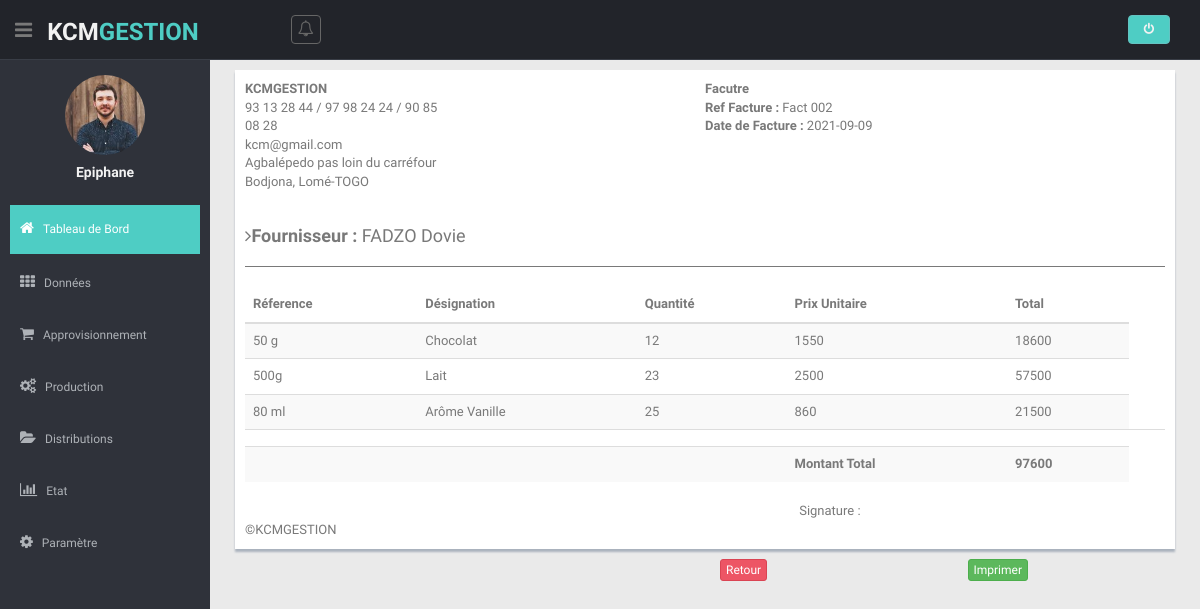
Screenshot of /views/facture_achats.php?idFactureInfo=13 (signed in) with the database file from the repository.
### tables this page shows
CREATE TABLE `users` (
  `id_users` int(11) NOT NULL,
  `username` varchar(64) NOT NULL,
  `email` varchar(64) NOT NULL,
  `password` varchar(128) NOT NULL,
  `dateCreate` date DEFAULT NULL
);

CREATE TABLE `compte` (
  `id_compte` int(11) NOT NULL,
  `nom_societe` varchar(32) NOT NULL,
  `emailSocet` varchar(128) NOT NULL,
  `adresseSociet` varchar(255) NOT NULL,
  `telComp` varchar(255) NOT NULL,
  `produitGest` varchar(64) NOT NULL,
  `user_create` varchar(16) DEFAULT NULL,
  `dateCreate` date DEFAULT NULL
);

CREATE TABLE `facture_achat` (
  `id_fac_ach` int(11) NOT NULL,
  `designation_ach` varchar(64) NOT NULL,
  `dateFactAchat` date DEFAULT NULL,
  `id_fourni` int(11) NOT NULL,
  `id_ing` varchar(255) NOT NULL,
  `user_create` varchar(16) DEFAULT NULL,
  `date_create` date DEFAULT NULL
);

CREATE TABLE `fournisseur` (
  `id_four` int(11) NOT NULL,
  `nom_four` varchar(64) NOT NULL,
  `adresse_four` varchar(128) DEFAULT NULL,
  `tel_four` varchar(255) NOT NULL,
  `typeFourni` varchar(16) NOT NULL,
  `user_create` varchar(32) DEFAULT NULL,
  `date_create` date DEFAULT NULL
);

CREATE TABLE `stock_facture_acht` (
  `id_stock_fac_a` int(11) NOT NULL,
  `id_ing_pro` int(11) NOT NULL,
  `id_fact_ach` int(11) DEFAULT NULL,
  `prixUnitaire_prod` int(11) NOT NULL,
  `quantite_pro_ach` int(11) DEFAULT NULL
);

CREATE TABLE `type_ingrediant` (
  `id_TIng` int(11) NOT NULL,
  `references_ing` varchar(64) NOT NULL,
  `nom_ing` varchar(64) NOT NULL,
  `prixUnitaireIng` int(11) NOT NULL,
  `quantiteIng` int(11) NOT NULL,
  `user_create` varchar(64) DEFAULT NULL,
  `dateCreate` date DEFAULT NULL
);

### models/modelLogin.php (called while the page is built, shortened)
<?php
class DemoLib
{
    public function UserDetails($user_id)
    {
        try {
            $db = dbConnect();
            $query = $db->prepare("SELECT id_users, username, email FROM users WHERE id_users=:id_users");
            $query->bindParam("id_users", $user_id, PDO::PARAM_STR);
            $query->execute();
            if ($query->rowCount() > 0) {
                return $query->fetch(PDO::FETCH_OBJ);
            }
        } catch (PDOException $e) {
            exit($e->getMessage());
        }
    }
}

### models/modelCompte.php (called while the page is built, shortened)
<?php
class ModelCompte
{
    public function getAllCompte()
    {
        try {
            $db = dbConnect();
            $query = $db->prepare("SELECT * FROM compte");
            $query->execute();
            return $query->fetchAll(PDO::FETCH_OBJ);
        } catch (PDOException $e) {
            exit($e->getMessage());
        }
    }
}

### controller/controllerCompte.php (called while the page is built, shortened)
<?php
require  '../models/modelCompte.php';
$comptes = new ModelCompte();
$allCompte = $comptes->getAllCompte();

### models/modelFactureAchat.php (called while the page is built, shortened)
<?php
class ModelFactureAchats
{
    public function getAllFactureAchats($FacD)
    {
        try {
            $db = dbConnect();
            $query = $db->prepare("SELECT * FROM facture_achat,stock_facture_acht,type_ingrediant WHERE facture_achat.id_fac_ach  = stock_facture_acht.id_fact_ach  AND stock_facture_acht.id_ing_pro  = type_ingrediant.id_TIng   AND stock_facture_acht.id_fact_ach  = '" . $FacD . "' ORDER BY designation_ach");
            $query->execute();
            return $query->fetchAll(PDO::FETCH_OBJ);
        } catch (PDOException $e) {
            exit($e->getMessage());
        }
    }
    public function idFactureAchatHead($idFacht)
    {
        try {
            $db = dbConnect();
            $query = $db->prepare("SELECT * FROM facture_achat,fournisseur WHERE facture_achat.id_fourni = fournisseur.id_four AND facture_achat.id_fac_ach  = ?");
            $query->execute(array($idFacht));
            if ($query->rowCount() > 0) {
                return $query->fetch(PDO::FETCH_OBJ);
            }
        } catch (PDOException $e) {
            exit($e->getMessage());
        }
    }
}

### controller/controllerFactureAchat.php (called while the page is built, shortened)
<?php
require  '../models/modelFactureAchat.php';
$factureAchts = new ModelFactureAchats();
if (isset($_GET['idFactureInfo'])) {
    $getOne = $factureAchts->idFactureAchatHead($_GET['idFactureInfo']);
    $allFactAch = $factureAchts->getAllFactureAchats($_GET['idFactureInfo']);
}

### views/facture_achats.php (the view, shortened to what this page needs)
<?php
require('head.php');
require('header.php');
require('sibar.php');
require('../controller/controllerCompte.php');
require('../controller/controllerFactureAchat.php');
?>
<section class="wrapper">
    <div id='sectionAimprimer'>
        <div class="row">
            <div class="col-lg-12">
                <div class="form-panel">
                    <div class="row">
                        <div class="col-xs-6 col-sm-6">
                            <?php foreach ($allCompte as $Compte) :; ?>
                                <div class="row">
                                    <div class="col-xs-6 col-sm-6">
                                        <b><?= $Compte->nom_societe; ?></b>
                                    </div>
                                </div>
                                <div class="row">
                                    <div class="col-xs-6 col-sm-6">
                                        <?= $Compte->telComp; ?> <br>
                                        <?= $Compte->emailSocet; ?><br>
                                        <?= $Compte->adresseSociet; ?>
                                    </div>
                                </div>
                            <?php endforeach ?>
                        </div>
                        <div class="col-xs-6 col-sm-6">
                            <div class="row">
                                <b>Facutre</b><br>
                                <b>Ref Facture : </b><?= $getOne->designation_ach; ?><br>
                                <b>Date de Facture : </b> <?= $getOne->dateFactAchat; ?> <br>
                            </div>
                            <br>
                        </div>
                    </div>
                    <div class="row mt">
                        <div class="col-md-12">
                            <h4>
                                <i class="fa fa-angle-right"></i><b>Fournisseur :</b> <?= $getOne->nom_four; ?>
                            </h4>
                            <hr>
                            <table class="table table-striped table-advance table-hover">
                                <thead>
                                    <tr>
                                        <th>Réference</th>
                                        <th>Désignation</th>
                                        <th>Quantité</th>
                                        <th>Prix Unitaire</th>
                                        <th>Total</th>
                                    </tr>
                                </thead>
                                <tbody>
                                    <?php
                                    $somme = 0;
                                    foreach ($allFactAch as $echo_factureF) : ?>
                                        <tr>
                                            <td><?= $echo_factureF->references_ing; ?></td>
                                            <td><?= $echo_factureF->nom_ing; ?></td>
                                            <td><?= $echo_factureF->quantite_pro_ach; ?></td>
                                            <td><?= $echo_factureF->prixUnitaire_prod; ?></td>
                                            <td><?= $echo_factureF->prixUnitaire_prod * $echo_factureF->quantite_pro_ach;
                                                $somme = $echo_factureF->prixUnitaire_prod * $echo_factureF->quantite_pro_ach + $somme;
                                                ?></td>
                                        </tr>
                                    <?php endforeach; ?>
                                    <tr>
                                        <th></th>
                                        <th></th>
                                        <th></th>
                                        <th></th>
                                        <th></th>
                                        <th></th>
                                    </tr>
                                    <tr>
                                        <th></th>
                                        <th></th>
                                        <th></th>
                                        <th>Montant Total</th>
                                        <th><?= $somme; ?></th>
                                    </tr>
                                </tbody>
                            </table>
                        </div>
                    </div>
                    <div class="row">
                        <div class="col-xs-6 col-sm-7"></div>
                        <div class="col-xs-6 col-sm-3">Signature : </div>
                        <div class="col-xs-6 col-sm-2"></div>
                    </div>
                    &copy;<?= $Compte->nom_societe; ?>
                </div>
            </div>
        </div>
    </div>
    <div class="row">
        <div class="col-xs-6 col-sm-6"></div>
        <div class="col-xs-6 col-sm-3">
            <a href="listeFactureAchat.php" class="btn btn-theme04 btn-xs">Retour</a>
        </div>
        <div class="col-xs-6 col-sm-2">
            <button onClick="imprimer('sectionAimprimer')" class="btn btn-success btn-xs">Imprimer</button>
        </div>
    </div>
    <?php require('foot.php'); ?>

### views/sibar.php (shortened to what this page needs)
<aside>
  <div id="sidebar" class="nav-collapse ">
    <ul class="sidebar-menu" id="nav-accordion">
      <p class="centered"><a href="profile.html"><img src="img/ui-sam.jpg" class="img-circle" width="80"></a></p>
      <h5 class="centered"><?= $user->username;
                            ?></h5>
      <li class="mt">
        <a class="active" href="accueil.php">
          <i class="fa fa-home"></i>
          <span>Tableau de Bord</span>
        </a>
      </li>
      <li class="sub-menu">
        <a href="javascript:;">
          <i class="fa fa-th"></i>
          <span>Données</span>
        </a>
      </li>
      <li class="sub-menu">
        <a href="javascript:;">
          <i class="fa fa-shopping-cart"></i>
          <span>Approvisionnement</span>
        </a>
      </li>
      <li class="sub-menu">
        <a href="javascript:;">
          <i class="fa fa-cogs"></i>
          <span>Production</span>
        </a>
      </li>
      <li class="sub-menu">
        <a href="javascript:;">
          <i class="fa fa-folder-open"></i>
          <span>Distributions</span>
        </a>
      </li>
      <li class="sub-menu">
        <a href="javascript:;">
          <i class="fa fa-bar-chart-o"></i>
          <span>Etat</span>
        </a>
      </li>
      <li class="sub-menu">
        <a href="javascript:;">
          <i class="fa fa-cog"></i>
          <span>Paramètre</span>
        </a>
      </li>
    </ul>
  </div>
</aside>
<section id="main-content">

### views/css/style.css (style rules this page uses)
body { color: #797979; background: #eaeaea; font-family: 'Ruda', sans-serif; padding: 0px !important; margin: 0px !important; font-size:13px; }
ul li { list-style: none; }
a, a:hover, a:focus { text-decoration: none; outline: none; }
.btn-theme04 { color: #fff; background-color: #ed5565; border-color: #da4453; }
hr { margin-top: 20px; margin-bottom: 20px; border: 0; border-top: 1px solid #797979; }
.centered { text-align: center; }
.mt { margin-top: 25px; }
#sidebar { width: 210px; height: 100%; position: fixed; background: #2f323a; }
#sidebar h5 { color: #f2f2f2; font-weight: 700; }
#sidebar ul li { position: relative; }
ul.sidebar-menu , ul.sidebar-menu li ul.sub { margin: -2px 0 0; padding: 0; }
ul.sidebar-menu { margin-top: 75px; }
ul.sidebar-menu li { margin-bottom: 5px; margin-left:10px; margin-right:10px; }
ul.sidebar-menu li.sub-menu { line-height: 15px; }
ul.sidebar-menu li a span { display: inline-block; }
ul.sidebar-menu li a { color: #aeb2b7; text-decoration: none; display: block; padding: 15px 0 15px 10px; font-size: 12px; outline: none; -webkit-transition: all 0.3s ease; -moz-transition: all 0.3s ease; -o-transition: all 0.3s ease; -ms-transition: all 0.3s ease; transition: all 0.3s ease; }
ul.sidebar-menu li a.active, ul.sidebar-menu li a:hover, ul.sidebar-menu li a:focus { background: #4ECDC4; color: #fff; display: block; -webkit-transition: all 0.3s ease; -moz-transition: all 0.3s ease; -o-transition: all 0.3s ease; -ms-transition: all 0.3s ease; transition: all 0.3s ease; }
ul.sidebar-menu li a i { font-size: 15px; padding-right: 6px; }
ul.sidebar-menu li a.active i { color: #fff; }
#main-content { margin-left: 210px; }
.wrapper { display: inline-block; margin-top: 60px; padding-left: 15px; padding-right: 15px; padding-bottom: 15px; padding-top: 0px; width: 100%; }
.form-panel { background: #ffffff; margin: 10px; padding: 10px; box-shadow: 0px 3px 2px #aab2bd; text-align: left; }

### rows the page displays
users: username "Epiphane"
compte: nom_societe "KCMGESTION", telComp "93 13 28 44 / 97 98 24 24 / 90 85 08 28", emailSocet "kcm@gmail.com", adresseSociet "Agbalépedo pas loin du carréfour Bodjona, Lomé-TOGO"
facture_achat: designation_ach "Fact 002", dateFactAchat "2021-09-09", id_fourni.nom_four "FADZO Dovie"
stock_facture_acht: id_ing_pro.references_ing "50 g", id_ing_pro.nom_ing "Chocolat", quantite_pro_ach "12", prixUnitaire_prod "1550", $echo_factureF->prixUnitaire_prod * $echo_factureF->quantite_pro_ach "18600"
stock_facture_acht: id_ing_pro.references_ing "500g", id_ing_pro.nom_ing "Lait", quantite_pro_ach "23", prixUnitaire_prod "2500", $echo_factureF->prixUnitaire_prod * $echo_factureF->quantite_pro_ach "57500"
stock_facture_acht: id_ing_pro.references_ing "80 ml", id_ing_pro.nom_ing "Arôme Vanille", quantite_pro_ach "25", prixUnitaire_prod "860", $echo_factureF->prixUnitaire_prod * $echo_factureF->quantite_pro_ach "21500"

### other values shown
$somme "97600"
